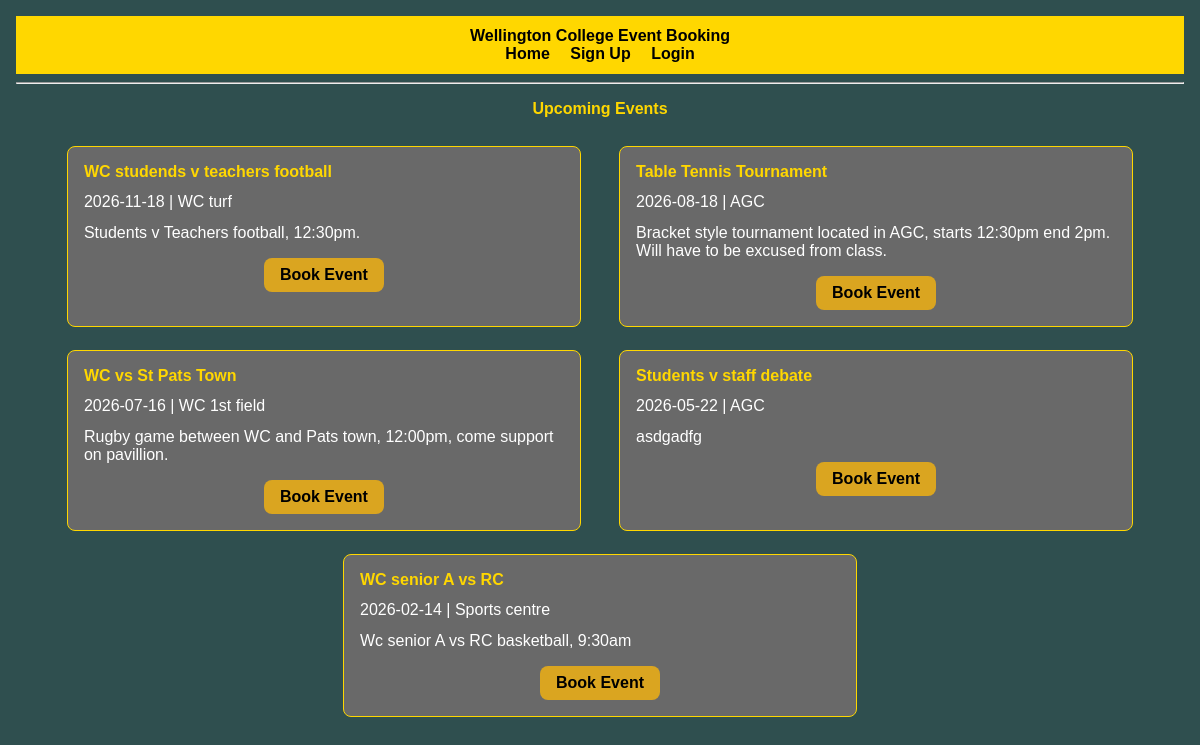
Before: / with the older database file.
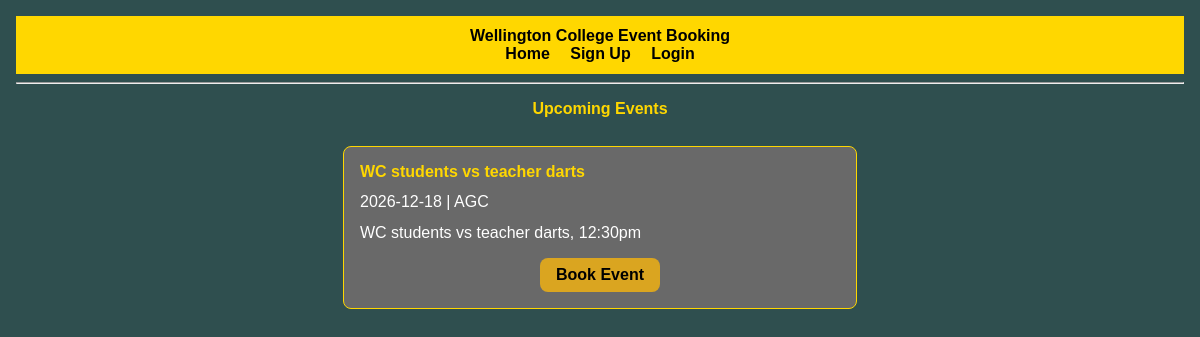
After: the same page with the newer database file.
### tables this page shows
CREATE TABLE "events"
(
    event_id          INTEGER
        primary key autoincrement,
    event_name        TEXT    not null,
    event_date        TEXT    not null,
    event_location    TEXT    not null,
    event_description TEXT    not null,
    fk_user_id        INTEGER not null,
    event_capacity    INTEGER not null
);

### app.py (the view)
@app.route('/')
def home():
    con = connect_db()
    cur = con.cursor()
    query = "SELECT * FROM events"
    cur.execute(query)
    event_list = cur.fetchall()
    con.close()
    return render_template("home.html", event_list=event_list)

### app.py (called while the page is built)
def connect_db():
    con = sqlite3.connect("identifier.sqlite")
    con.row_factory = sqlite3.Row
    return con

### templates/home.html (shortened to what this page needs)
{% extends "base.html" %}
{%  block content %}
<h2>Upcoming Events</h2>
{% if event_list|length == 0 %}
    <div style="margin: auto; text-align: center">
        <p>No events available yet. Please check later.</p>
    </div>
{% else %}
<div class="event-container">
{% for event in event_list %}
    <div class="page-box">
        <div class="form-group">
            <div class="form-label">
                <b>{{ event["event_name"] }}</b>
            </div>
        </div>
        <div class="form-group">
            {{ event["event_date"] }} | {{ event["event_location"] }}
        </div>
        <div class="form-group">
            {{ event ["event_description"] }}
        </div>
        <div class="button-group">
            <a class="action-btn" href="/book_event/{{ event['event_id'] }}">Book Event</a>
        </div>
    </div>
{% endfor %}
{% endif %}
</div>
{% endblock %}

### templates/base.html (shortened to what this page needs)
<!DOCTYPE html>
<html lang="en">
<head>
</head>
<body>
<div class="nav">
    <div class="nav-left">
        <a href="/">Wellington College Event Booking</a>
    </div>
    <div class="nav-right">
        <a href="/">Home</a>
        {% if session.get('user_id') == None %}
            <a href="/signup">Sign Up</a>
            <a href="/login">Login</a>
        {% endif %}
    </div>
</div>
    <hr>
    {% block content %}{% endblock %}
</body>
</html>

### templates/base.html (style rules this page uses)
body { font-family: Verdana, Arial, sans-serif; background-color: darkslategray; margin: 0; padding: 1rem; }
h2 { text-align: center; font-size: 1rem; margin: 1rem; color: gold; }
.nav { background-color: gold; text-align: center; padding: 0.7rem; }
.nav a { margin: 0.5rem; color: black; font-weight: bold; text-decoration: none; }
.event-container { width: 70rem; margin: auto; display: flex; flex-wrap: wrap; justify-content: space-evenly; }
.page-box { background-color: dimgrey; border: 0.06rem solid gold; width: 30rem; padding: 1rem; margin: 0.7rem; border-radius: 0.5rem; }
.form-group { margin-bottom: 0.8rem; color: white; }
.form-label { font-weight: bold; margin-bottom: 0.2rem; color: gold; }
a { color: darkblue; }
.button-group { margin-top: 1rem; text-align: center; }
.action-btn { display: inline-block; padding: 0.5rem 1rem; background-color: goldenrod; color: black !important; text-decoration: none; border-radius: 0.5rem; font-weight: bold; }

Changed rows visible on the page:
removed events: event_name "WC studends v teachers football", event_date "2026-11-18", event_location "WC turf", event_description "Students v Teachers football, 12:30pm."
removed events: event_name "Table Tennis Tournament", event_date "2026-08-18", event_location "AGC", event_description "Bracket style tournament located in AGC, starts 12:30pm end 2pm. Will have to be excused from class."
removed events: event_name "WC vs St Pats Town", event_date "2026-07-16", event_location "WC 1st field", event_description "Rugby game between WC and Pats town, 12:00pm, come support on pavillion."
removed events: event_name "Students v staff debate", event_date "2026-05-22", event_location "AGC", event_description "asdgadfg"
removed events: event_name "WC senior A vs RC", event_date "2026-02-14", event_location "Sports centre", event_description "Wc senior A vs RC basketball, 9:30am"
added events: event_name "WC students vs teacher darts", event_date "2026-12-18", event_location "AGC", event_description "WC students vs teacher darts, 12:30pm"
